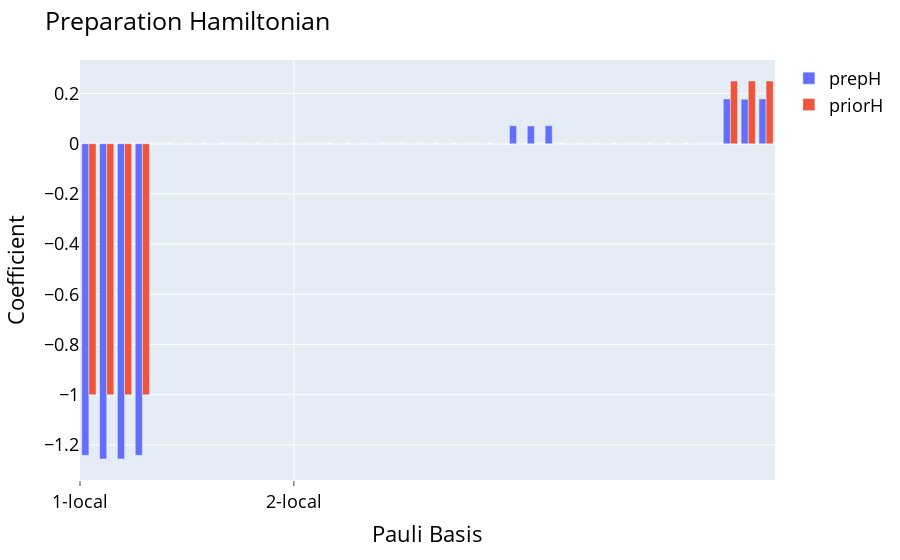

Notebook cell for this chart:
### Code cell
print(H)
gibbs_result.parameters[-1]=np.around(gibbs_result.parameters[-1],10)
display(gibbs_result.state_ansatz(-1).decompose().draw(output="mpl"))
preparation(gibbs_result,-1)

### Figure 1 — Plotly figure (JSON) as saved in the notebook; plotly's stock layout.template omitted (floating-point values rounded to 4 significant figures)
{"data": [{"alignmentgroup": "True", "hovertemplate": "<b>%{hovertext}</b><br><br>variable=prepH<br>Pauli Basis=%{x}<br>value=%{y}<extra></extra>", "hovertext": ["XIII", "IXII", "IIXI", "IIIX", "YIII", "IYII", "IIYI", "IIIY", "ZIII", "IZII", "IIZI", "IIIZ", "XXII", "IXXI", "IIXX", "XYII", "IXYI", "IIXY", "XZII", "IXZI", "IIXZ", "YXII", "IYXI", "IIYX", "YYII", "IYYI", "IIYY", "YZII", "IYZI", "IIYZ", "ZXII", "IZXI", "IIZX", "ZYII", "IZYI", "IIZY", "ZZII", "IZZI", "IIZZ"], "legendgroup": "prepH", "marker": {"color": "#636efa", "pattern": {"shape": ""}}, "name": "prepH", "offsetgroup": "prepH", "orientation": "v", "showlegend": true, "textposition": "auto", "type": "bar", "x": [0, 1, 2, 3, 4, 5, 6, 7, 8, 9, 10, 11, 12, 13, 14, 15, 16, 17, 18, 19, 20, 21, 22, 23, 24, 25, 26, 27, 28, 29, 30, 31, 32, 33, 34, 35, 36, 37, 38], "xaxis": "x", "y": [-1.241, -1.256, -1.256, -1.241, 1.023e-16, -6.322e-16, -6.325e-17, 9.157e-17, 8.105e-15, -2.72e-15, -6.217e-15, 3.109e-15, 1.222e-14, 1.139e-14, 1.727e-14, -9.392e-17, 2.847e-18, 4.109e-17, 2.109e-15, 8.771e-15, -3.497e-15, -4.69e-20, 5.718e-17, 5.728e-17, 0.07192, 0.07083, 0.07192, 1.258e-16, -3.183e-17, 1.814e-17, -8.021e-15, 8.882e-16, 6.883e-15, -9.919e-18, -5.782e-17, 5.911e-17, 0.1784, 0.1774, 0.1784], "yaxis": "y"}, {"alignmentgroup": "True", "hovertemplate": "<b>%{hovertext}</b><br><br>variable=priorH<br>Pauli Basis=%{x}<br>value=%{y}<extra></extra>", "hovertext": ["XIII", "IXII", "IIXI", "IIIX", "YIII", "IYII", "IIYI", "IIIY", "ZIII", "IZII", "IIZI", "IIIZ", "XXII", "IXXI", "IIXX", "XYII", "IXYI", "IIXY", "XZII", "IXZI", "IIXZ", "YXII", "IYXI", "IIYX", "YYII", "IYYI", "IIYY", "YZII", "IYZI", "IIYZ", "ZXII", "IZXI", "IIZX", "ZYII", "IZYI", "IIZY", "ZZII", "IZZI", "IIZZ"], "legendgroup": "priorH", "marker": {"color": "#EF553B", "pattern": {"shape": ""}}, "name": "priorH", "offsetgroup": "priorH", "orientation": "v", "showlegend": true, "textposition": "auto", "type": "bar", "x": [0, 1, 2, 3, 4, 5, 6, 7, 8, 9, 10, 11, 12, 13, 14, 15, 16, 17, 18, 19, 20, 21, 22, 23, 24, 25, 26, 27, 28, 29, 30, 31, 32, 33, 34, 35, 36, 37, 38], "xaxis": "x", "y": [-1, -1, -1, -1, 0, 0, 0, 0, 0, 0, 0, 0, 0, 0, 0, 0, 0, 0, 0, 0, 0, 0, 0, 0, 0, 0, 0, 0, 0, 0, 0, 0, 0, 0, 0, 0, 0.25, 0.25, 0.25], "yaxis": "y"}], "layout": {"barmode": "group", "font": {"color": "black", "size": 18}, "legend": {"title": {"text": ""}, "tracegroupgap": 0}, "margin": {"t": 60}, "title": {"text": "Preparation Hamiltonian"}, "xaxis": {"anchor": "y", "domain": [0, 1], "showgrid": true, "ticklen": 5, "ticks": "outside", "ticktext": ["1-local", "2-local"], "tickvals": [-0.5, 11.5], "title": {"text": "Pauli Basis"}}, "yaxis": {"anchor": "x", "domain": [0, 1], "title": {"text": "Coefficient"}}}}
